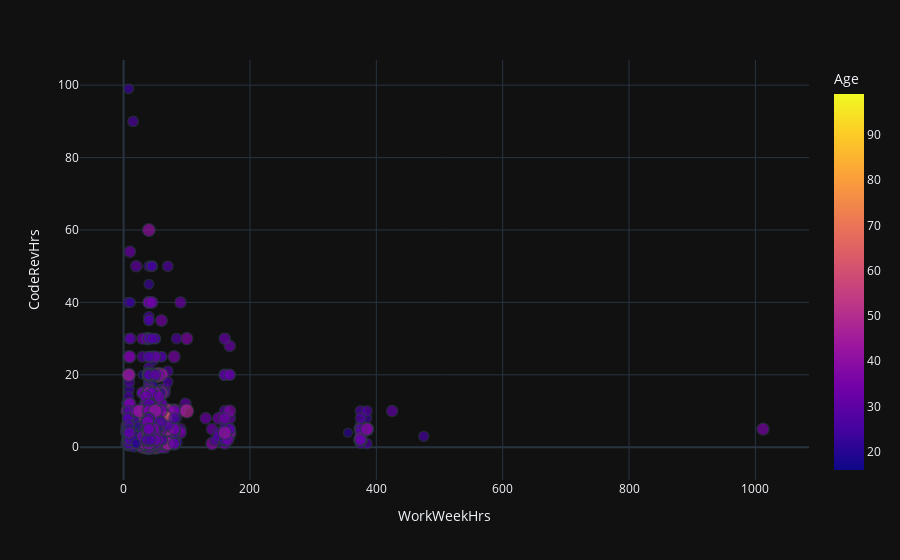

Here is the notebook cell this chart was saved with:
### Code cell
# bubble plot of WorkWeekHrs and CodeRevHrs, with Age
fig = px.scatter(df1,x='WorkWeekHrs',y="CodeRevHrs",color='Age',size='Age')
fig.layout.template='plotly_dark'
fig.show()

### Figure 1 — Plotly figure (JSON) as saved in the notebook; plotly's stock layout.template omitted (floating-point values rounded to 4 significant figures; data arrays with more than 128 entries replaced by an {"elided": "..."} marker saying what was removed)
{"data": [{"hovertemplate": "WorkWeekHrs=%{x}<br>CodeRevHrs=%{y}<br>Age=%{marker.color}<extra></extra>", "legendgroup": "", "marker": {"color": {"elided": "11111 int values"}, "coloraxis": "coloraxis", "size": {"elided": "11111 int values"}, "sizemode": "area", "sizeref": 0.2475, "symbol": "circle"}, "mode": "markers", "name": "", "showlegend": false, "type": "scattergl", "x": {"elided": "11111 float values"}, "xaxis": "x", "y": {"elided": "11111 float values"}, "yaxis": "y"}], "layout": {"coloraxis": {"colorbar": {"title": {"text": "Age"}}, "colorscale": [[0, "#0d0887"], [0.1111, "#46039f"], [0.2222, "#7201a8"], [0.3333, "#9c179e"], [0.4444, "#bd3786"], [0.5556, "#d8576b"], [0.6667, "#ed7953"], [0.7778, "#fb9f3a"], [0.8889, "#fdca26"], [1, "#f0f921"]]}, "legend": {"itemsizing": "constant", "tracegroupgap": 0}, "margin": {"t": 60}, "xaxis": {"anchor": "y", "domain": [0, 1], "title": {"text": "WorkWeekHrs"}}, "yaxis": {"anchor": "x", "domain": [0, 1], "title": {"text": "CodeRevHrs"}}}}
